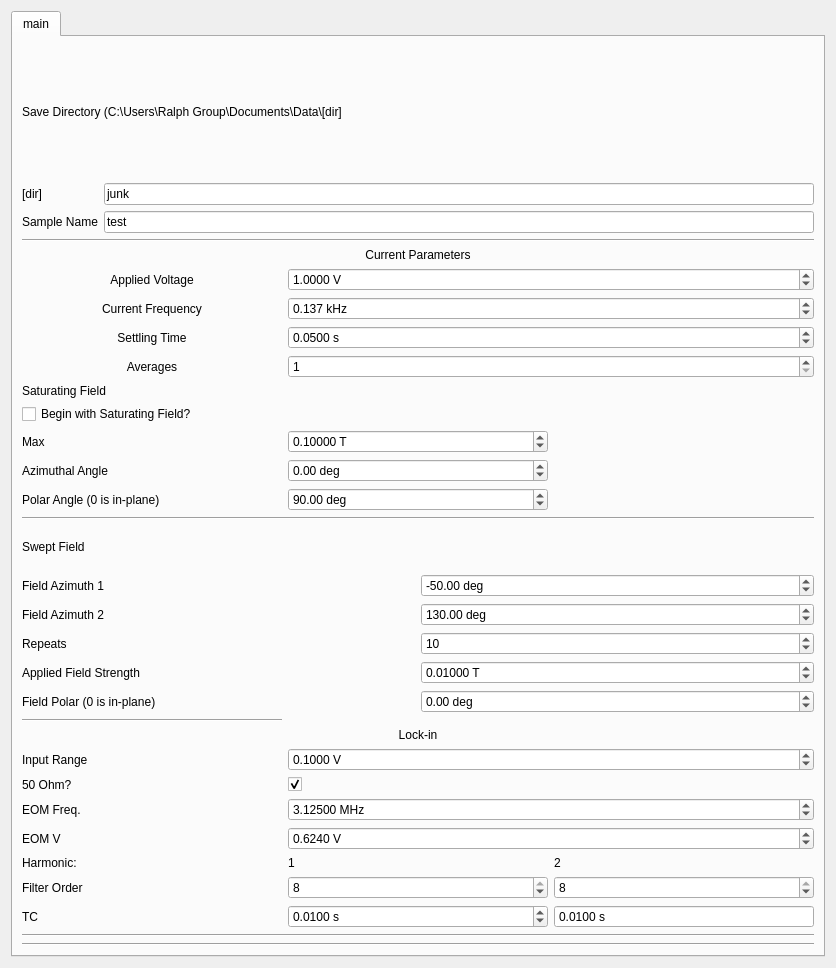
<?xml version="1.0" encoding="UTF-8"?>
<ui version="4.0">
 <class>Form</class>
 <widget class="QWidget" name="Form">
  <property name="geometry">
   <rect>
    <x>0</x>
    <y>0</y>
    <width>836</width>
    <height>968</height>
   </rect>
  </property>
  <property name="windowTitle">
   <string>Form</string>
  </property>
  <layout class="QVBoxLayout" name="verticalLayout">
   <item>
    <widget class="QTabWidget" name="tabWidget">
     <property name="toolTip">
      <string>&lt;html&gt;&lt;head/&gt;&lt;body&gt;&lt;p&gt;Field Parameters&lt;/p&gt;&lt;/body&gt;&lt;/html&gt;</string>
     </property>
     <property name="currentIndex">
      <number>0</number>
     </property>
     <widget class="QWidget" name="tab">
      <attribute name="title">
       <string>main</string>
      </attribute>
      <layout class="QVBoxLayout" name="verticalLayout_10">
       <item>
        <layout class="QGridLayout" name="save_params">
         <item row="4" column="0">
          <widget class="QLabel" name="label_12">
           <property name="enabled">
            <bool>true</bool>
           </property>
           <property name="text">
            <string>Sample Name</string>
           </property>
          </widget>
         </item>
         <item row="4" column="1">
          <widget class="QLineEdit" name="sample_name">
           <property name="text">
            <string>test</string>
           </property>
           <property name="placeholderText">
            <string>test</string>
           </property>
          </widget>
         </item>
         <item row="0" column="0" colspan="2">
          <widget class="QLabel" name="label_8">
           <property name="text">
            <string>Save Directory (C:\Users\Ralph Group\Documents\Data\[dir]</string>
           </property>
           <property name="wordWrap">
            <bool>true</bool>
           </property>
          </widget>
         </item>
         <item row="3" column="0">
          <widget class="QLabel" name="label_22">
           <property name="text">
            <string>[dir]</string>
           </property>
          </widget>
         </item>
         <item row="3" column="1">
          <widget class="QLineEdit" name="save_dir">
           <property name="text">
            <string>junk</string>
           </property>
          </widget>
         </item>
        </layout>
       </item>
       <item>
        <widget class="Line" name="line_3">
         <property name="orientation">
          <enum>Qt::Horizontal</enum>
         </property>
        </widget>
       </item>
       <item>
        <layout class="QGridLayout" name="lockin_params">
         <item row="4" column="1" colspan="2">
          <widget class="QDoubleSpinBox" name="settling">
           <property name="suffix">
            <string> s</string>
           </property>
           <property name="decimals">
            <number>4</number>
           </property>
           <property name="value">
            <double>0.050000000000000</double>
           </property>
          </widget>
         </item>
         <item row="9" column="0">
          <widget class="QLabel" name="label_18">
           <property name="text">
            <string>Max</string>
           </property>
          </widget>
         </item>
         <item row="0" column="0" colspan="3">
          <widget class="QLabel" name="label_7">
           <property name="text">
            <string>Current Parameters</string>
           </property>
           <property name="alignment">
            <set>Qt::AlignCenter</set>
           </property>
          </widget>
         </item>
         <item row="2" column="1" colspan="2">
          <widget class="QDoubleSpinBox" name="applied_voltage">
           <property name="suffix">
            <string> V</string>
           </property>
           <property name="decimals">
            <number>4</number>
           </property>
           <property name="maximum">
            <double>50.000000000000000</double>
           </property>
           <property name="value">
            <double>1.000000000000000</double>
           </property>
          </widget>
         </item>
         <item row="2" column="0">
          <widget class="QLabel" name="label_3">
           <property name="text">
            <string>Applied Voltage</string>
           </property>
           <property name="alignment">
            <set>Qt::AlignCenter</set>
           </property>
          </widget>
         </item>
         <item row="15" column="1">
          <widget class="QDoubleSpinBox" name="saturating_field_polar">
           <property name="suffix">
            <string> deg</string>
           </property>
           <property name="minimum">
            <double>-180.000000000000000</double>
           </property>
           <property name="maximum">
            <double>180.000000000000000</double>
           </property>
           <property name="value">
            <double>90.000000000000000</double>
           </property>
          </widget>
         </item>
         <item row="3" column="0">
          <widget class="QLabel" name="label_9">
           <property name="text">
            <string>Current Frequency</string>
           </property>
           <property name="alignment">
            <set>Qt::AlignCenter</set>
           </property>
          </widget>
         </item>
         <item row="15" column="0">
          <widget class="QLabel" name="label_19">
           <property name="text">
            <string>Polar Angle (0 is in-plane)</string>
           </property>
          </widget>
         </item>
         <item row="7" column="0" colspan="2">
          <widget class="QLabel" name="label_6">
           <property name="text">
            <string>Saturating Field</string>
           </property>
          </widget>
         </item>
         <item row="4" column="0">
          <widget class="QLabel" name="label_20">
           <property name="text">
            <string>Settling Time</string>
           </property>
           <property name="alignment">
            <set>Qt::AlignCenter</set>
           </property>
          </widget>
         </item>
         <item row="8" column="0">
          <widget class="QCheckBox" name="saturate">
           <property name="text">
            <string>Begin with Saturating Field?</string>
           </property>
          </widget>
         </item>
         <item row="12" column="0">
          <widget class="QLabel" name="label_2">
           <property name="text">
            <string>Azimuthal Angle</string>
           </property>
          </widget>
         </item>
         <item row="3" column="1" colspan="2">
          <widget class="QDoubleSpinBox" name="current_frequency">
           <property name="suffix">
            <string> kHz</string>
           </property>
           <property name="decimals">
            <number>3</number>
           </property>
           <property name="maximum">
            <double>10000.000000000000000</double>
           </property>
           <property name="value">
            <double>0.137000000000000</double>
           </property>
          </widget>
         </item>
         <item row="9" column="1">
          <widget class="QDoubleSpinBox" name="saturating_field">
           <property name="suffix">
            <string> T</string>
           </property>
           <property name="decimals">
            <number>5</number>
           </property>
           <property name="minimum">
            <double>-0.280000000000000</double>
           </property>
           <property name="maximum">
            <double>0.280000000000000</double>
           </property>
           <property name="singleStep">
            <double>0.001000000000000</double>
           </property>
           <property name="value">
            <double>0.100000000000000</double>
           </property>
          </widget>
         </item>
         <item row="12" column="1">
          <widget class="QDoubleSpinBox" name="saturating_field_azimuth">
           <property name="suffix">
            <string> deg</string>
           </property>
           <property name="minimum">
            <double>-170.000000000000000</double>
           </property>
           <property name="maximum">
            <double>170.000000000000000</double>
           </property>
          </widget>
         </item>
         <item row="5" column="0">
          <widget class="QLabel" name="label_16">
           <property name="text">
            <string>Averages</string>
           </property>
           <property name="alignment">
            <set>Qt::AlignCenter</set>
           </property>
          </widget>
         </item>
         <item row="5" column="1" colspan="2">
          <widget class="QDoubleSpinBox" name="avgs">
           <property name="decimals">
            <number>0</number>
           </property>
           <property name="minimum">
            <double>1.000000000000000</double>
           </property>
          </widget>
         </item>
        </layout>
       </item>
       <item>
        <widget class="Line" name="line_2">
         <property name="orientation">
          <enum>Qt::Horizontal</enum>
         </property>
        </widget>
       </item>
       <item>
        <layout class="QGridLayout" name="gridLayout_2">
         <item row="4" column="0">
          <widget class="QLabel" name="label_31">
           <property name="text">
            <string>Applied Field Strength</string>
           </property>
          </widget>
         </item>
         <item row="0" column="0" colspan="2">
          <widget class="QLabel" name="label_11">
           <property name="text">
            <string>Swept Field </string>
           </property>
          </widget>
         </item>
         <item row="2" column="0">
          <widget class="QLabel" name="label_10">
           <property name="text">
            <string>Field Azimuth 2</string>
           </property>
          </widget>
         </item>
         <item row="1" column="1">
          <widget class="QDoubleSpinBox" name="field_azimuth_1">
           <property name="suffix">
            <string> deg</string>
           </property>
           <property name="minimum">
            <double>-170.000000000000000</double>
           </property>
           <property name="maximum">
            <double>170.000000000000000</double>
           </property>
           <property name="value">
            <double>-50.000000000000000</double>
           </property>
          </widget>
         </item>
         <item row="6" column="1">
          <widget class="QDoubleSpinBox" name="field_polar">
           <property name="suffix">
            <string> deg</string>
           </property>
           <property name="minimum">
            <double>-180.000000000000000</double>
           </property>
           <property name="maximum">
            <double>180.000000000000000</double>
           </property>
          </widget>
         </item>
         <item row="4" column="1">
          <widget class="QDoubleSpinBox" name="applied_field">
           <property name="suffix">
            <string> T</string>
           </property>
           <property name="decimals">
            <number>5</number>
           </property>
           <property name="minimum">
            <double>-0.280000000000000</double>
           </property>
           <property name="maximum">
            <double>0.280000000000000</double>
           </property>
           <property name="value">
            <double>0.010000000000000</double>
           </property>
          </widget>
         </item>
         <item row="6" column="0">
          <widget class="QLabel" name="label_32">
           <property name="text">
            <string>Field Polar (0 is in-plane)</string>
           </property>
          </widget>
         </item>
         <item row="2" column="1">
          <widget class="QDoubleSpinBox" name="field_azimuth_2">
           <property name="suffix">
            <string> deg</string>
           </property>
           <property name="decimals">
            <number>2</number>
           </property>
           <property name="minimum">
            <double>0.000000000000000</double>
           </property>
           <property name="maximum">
            <double>360.000000000000000</double>
           </property>
           <property name="singleStep">
            <double>0.001000000000000</double>
           </property>
           <property name="value">
            <double>130.000000000000000</double>
           </property>
          </widget>
         </item>
         <item row="1" column="0">
          <widget class="QLabel" name="label_21">
           <property name="text">
            <string>Field Azimuth 1</string>
           </property>
          </widget>
         </item>
         <item row="3" column="1">
          <widget class="QDoubleSpinBox" name="repeats">
           <property name="decimals">
            <number>0</number>
           </property>
           <property name="maximum">
            <double>10000.000000000000000</double>
           </property>
           <property name="value">
            <double>10.000000000000000</double>
           </property>
          </widget>
         </item>
         <item row="3" column="0">
          <widget class="QLabel" name="label_23">
           <property name="text">
            <string>Repeats</string>
           </property>
          </widget>
         </item>
        </layout>
       </item>
       <item>
        <layout class="QGridLayout" name="field_params">
         <item row="8" column="1">
          <widget class="QSpinBox" name="first_harm_order">
           <property name="minimum">
            <number>1</number>
           </property>
           <property name="maximum">
            <number>8</number>
           </property>
           <property name="value">
            <number>8</number>
           </property>
          </widget>
         </item>
         <item row="8" column="2">
          <widget class="QSpinBox" name="second_harm_order">
           <property name="minimum">
            <number>1</number>
           </property>
           <property name="maximum">
            <number>8</number>
           </property>
           <property name="value">
            <number>8</number>
           </property>
          </widget>
         </item>
         <item row="7" column="0">
          <widget class="QLabel" name="label_14">
           <property name="text">
            <string>Harmonic:</string>
           </property>
          </widget>
         </item>
         <item row="7" column="2">
          <widget class="QLabel" name="label_13">
           <property name="text">
            <string>2</string>
           </property>
          </widget>
         </item>
         <item row="9" column="0">
          <widget class="QLabel" name="label_5">
           <property name="text">
            <string>TC</string>
           </property>
          </widget>
         </item>
         <item row="9" column="2">
          <widget class="QDoubleSpinBox" name="second_harm_tc">
           <property name="buttonSymbols">
            <enum>QAbstractSpinBox::NoButtons</enum>
           </property>
           <property name="suffix">
            <string> s</string>
           </property>
           <property name="decimals">
            <number>4</number>
           </property>
           <property name="minimum">
            <double>0.000000000000000</double>
           </property>
           <property name="maximum">
            <double>50.000000000000000</double>
           </property>
           <property name="singleStep">
            <double>0.000010000000000</double>
           </property>
           <property name="value">
            <double>0.010000000000000</double>
           </property>
          </widget>
         </item>
         <item row="9" column="1">
          <widget class="QDoubleSpinBox" name="first_harm_tc">
           <property name="suffix">
            <string> s</string>
           </property>
           <property name="decimals">
            <number>4</number>
           </property>
           <property name="maximum">
            <double>50.000000000000000</double>
           </property>
           <property name="value">
            <double>0.010000000000000</double>
           </property>
          </widget>
         </item>
         <item row="8" column="0">
          <widget class="QLabel" name="label_17">
           <property name="text">
            <string>Filter Order</string>
           </property>
          </widget>
         </item>
         <item row="7" column="1">
          <widget class="QLabel" name="label_4">
           <property name="text">
            <string>1</string>
           </property>
          </widget>
         </item>
         <item row="4" column="0">
          <widget class="QLabel" name="label_25">
           <property name="text">
            <string>50 Ohm?</string>
           </property>
          </widget>
         </item>
         <item row="6" column="0">
          <widget class="QLabel" name="label_15">
           <property name="text">
            <string>EOM V</string>
           </property>
          </widget>
         </item>
         <item row="3" column="1" colspan="2">
          <widget class="QDoubleSpinBox" name="input_range">
           <property name="suffix">
            <string> V</string>
           </property>
           <property name="decimals">
            <number>4</number>
           </property>
           <property name="value">
            <double>0.100000000000000</double>
           </property>
          </widget>
         </item>
         <item row="5" column="0">
          <widget class="QLabel" name="label_27">
           <property name="text">
            <string>EOM Freq.</string>
           </property>
          </widget>
         </item>
         <item row="3" column="0">
          <widget class="QLabel" name="label_26">
           <property name="text">
            <string>Input Range</string>
           </property>
          </widget>
         </item>
         <item row="1" column="0" colspan="3">
          <widget class="QLabel" name="label">
           <property name="text">
            <string>Lock-in</string>
           </property>
           <property name="alignment">
            <set>Qt::AlignCenter</set>
           </property>
          </widget>
         </item>
         <item row="6" column="1" colspan="2">
          <widget class="QDoubleSpinBox" name="eom_voltage">
           <property name="suffix">
            <string> V</string>
           </property>
           <property name="decimals">
            <number>4</number>
           </property>
           <property name="value">
            <double>0.624000000000000</double>
           </property>
          </widget>
         </item>
         <item row="4" column="1" colspan="2">
          <widget class="QCheckBox" name="imp50">
           <property name="text">
            <string/>
           </property>
           <property name="checked">
            <bool>true</bool>
           </property>
           <property name="tristate">
            <bool>false</bool>
           </property>
          </widget>
         </item>
         <item row="5" column="1" colspan="2">
          <widget class="QDoubleSpinBox" name="f_eom">
           <property name="suffix">
            <string> MHz</string>
           </property>
           <property name="decimals">
            <number>5</number>
           </property>
           <property name="value">
            <double>3.125000000000000</double>
           </property>
          </widget>
         </item>
         <item row="0" column="0">
          <widget class="Line" name="line_4">
           <property name="orientation">
            <enum>Qt::Horizontal</enum>
           </property>
          </widget>
         </item>
        </layout>
       </item>
       <item>
        <widget class="Line" name="line">
         <property name="orientation">
          <enum>Qt::Horizontal</enum>
         </property>
        </widget>
       </item>
       <item>
        <widget class="Line" name="line_5">
         <property name="orientation">
          <enum>Qt::Horizontal</enum>
         </property>
        </widget>
       </item>
      </layout>
     </widget>
    </widget>
   </item>
  </layout>
 </widget>
 <resources/>
 <connections/>
</ui>
